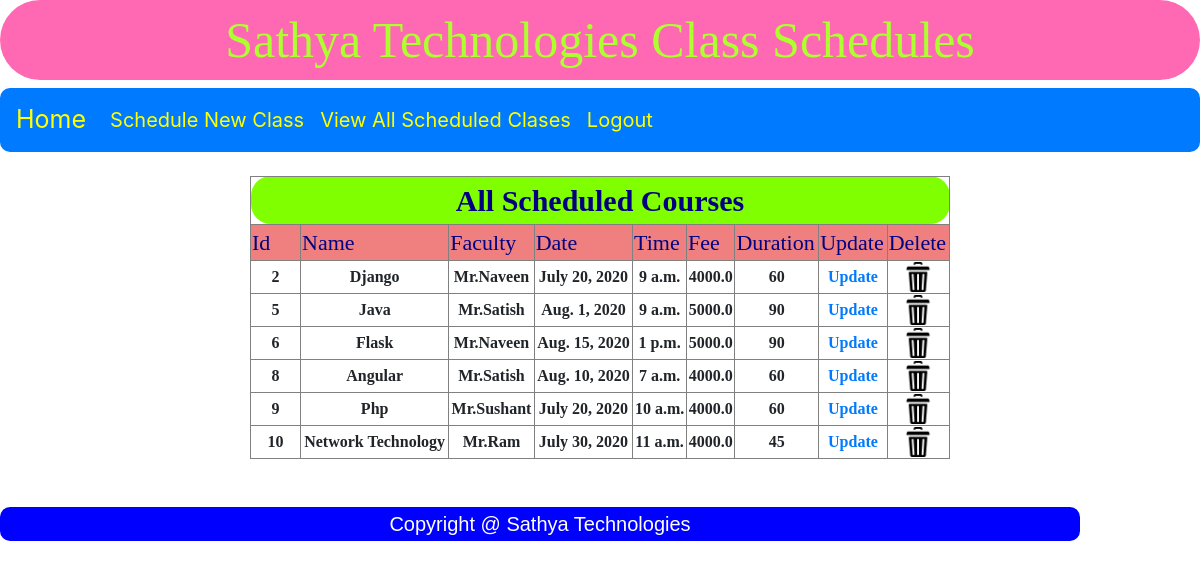
/view_all_course/, run on the app's committed database.
### App/models.py (models this page shows)
class CourseModel(models.Model):
    cid=models.AutoField(primary_key=True)
    name=models.CharField(max_length=30,unique=True,default=None)
    faculty=models.CharField(max_length=30)
    date=models.DateField(default=models.DateField)
    time=models.TimeField(default=models.TimeField)
    fee=models.FloatField()
    duration=models.IntegerField()

### App/views.py (the view)
# urls.py: path('view_all_course/',views.view_all_course,name='view_all_course'),
def view_all_course(request):
    return render(request,'view_all_course.html',{'data':CourseModel.objects.all()})

### templates/view_all_course.html (shortened to what this page needs)
{% extends 'common.html' %}
{% block common %}
    {% include 'admin_nav.html' %}
    {% load static %}
    <br>
 <table align="center" border="1" style="width: 700px">
<tr>
    <th colspan="9" style="text-align: center;color:navy;font-size: 30px;background-color:chartreuse;border-radius: 20px; font-family: 'Agency FB">All Scheduled Courses</th>
</tr>
<tr style="background-color: lightcoral;color: navy;font-family: Calibri;font-size: 22px">
    <td width="50">Id</td>
    <td>Name</td>
    <td>Faculty</td>
    <td>Date</td>
    <td>Time</td>
    <td>Fee</td>
    <td>Duration</td>
    <td>Update</td>
    <td>Delete</td>
</tr>
 {% for x in data %}
 <tr style="font-family: 'Rage Italic';text-align: center">
 <th>{{ x.cid }}</th>
 <th>{{ x.name }}</th>
 <th>{{ x.faculty }}</th>
 <th>{{ x.date }}</th>
 <th>{{ x.time }}</th>
 <th>{{ x.fee }}</th>
 <th>{{ x.duration }}</th>
 <th>
     <a href="{% url 'update_course' %}?cid={{ x.cid }}">Update</a>
 </th>
  <th>
      <a href="{% url 'delete_course' %}?cid={{ x.cid }}">
          <img src="{% static 'images/trash.png' %}" width='30' height='30'>
      </a>
     </th>
 </tr>
 {% endfor %}
</table>
    <br>
{% endblock %}

### data on the page
CourseModel: cid "2", name "Django", faculty "Mr.Naveen", date "July 20, 2020", time "9 a.m.", fee "4000.0", duration "60"
CourseModel: cid "5", name "Java", faculty "Mr.Satish", date "Aug. 1, 2020", time "9 a.m.", fee "5000.0", duration "90"
CourseModel: cid "6", name "Flask", faculty "Mr.Naveen", date "Aug. 15, 2020", time "1 p.m.", fee "5000.0", duration "90"
CourseModel: cid "8", name "Angular", faculty "Mr.Satish", date "Aug. 10, 2020", time "7 a.m.", fee "4000.0", duration "60"
CourseModel: cid "9", name "Php", faculty "Mr.Sushant", date "July 20, 2020", time "10 a.m.", fee "4000.0", duration "60"
CourseModel: cid "10", name "Network Technology", faculty "Mr.Ram", date "July 30, 2020", time "11 a.m.", fee "4000.0", duration "45"
